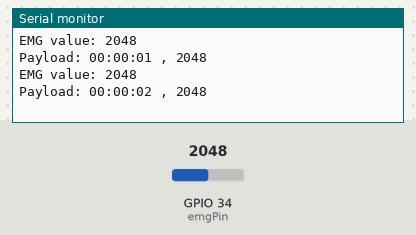
The sketch below on a simulated ESP32. Shown: the last lines printed to the serial monitor. The inputs (shaded band) are chosen by the test bench; at power-on: GPIO 34 (emgPin) = 2048 (analog values on the 0–4095 scale). WiFi joins after 1.5 s; servers stay silent unless stated; no MQTT or app messages arrive unless stated.

Above: at 2.7 s.
2.8 s: GPIO 34 (emgPin) set to 2866
At 4.1 s:
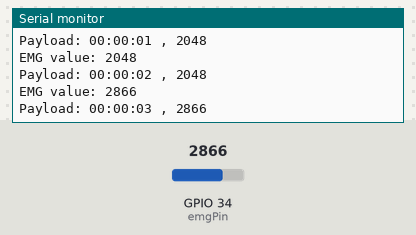
4.3 s: GPIO 34 (emgPin) set to 3603
At 5.4 s:
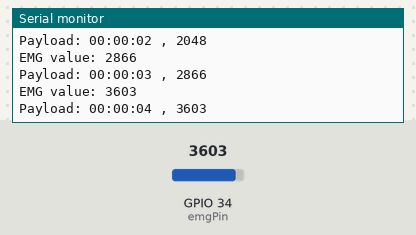
Timing chart, 0 to 7.3 s (numbered marks = the images above; inputs shaded):
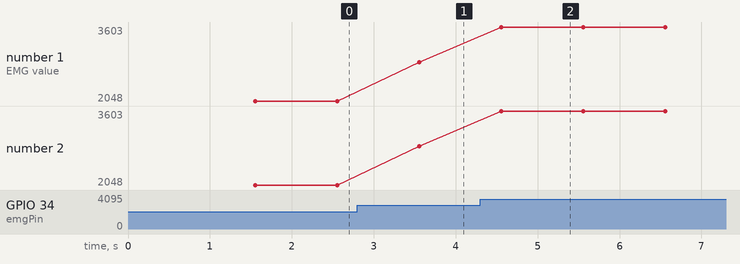

The sketch:

sketch_jun19a.ino
```cpp
#include <Arduino.h>
#include <WiFi.h>
#include <PubSubClient.h>

const char* ssid = "Moto G (5) Plus 1940";
const char* password = "anmol&me";


const char* mqtt_server = "";

WiFiClient espClient;
PubSubClient client(espClient);

const int emgPin = 34;
int emgValue = 0;

void setup() {
  // Initialize serial communication
  Serial.begin(115200);
  Serial.println("Starting setup...");

  // Connect to WiFi
  WiFi.begin(ssid, password);
  Serial.print("Connecting to WiFi");
  while (WiFi.status() != WL_CONNECTED) {
    delay(500);
    Serial.print(".");
  }
  Serial.println();
  Serial.println("WiFi connected successfully");

  // Set MQTT server
  client.setServer(mqtt_server, 1883);

  // Initialize analog read settings for EMG sensor
  analogReadResolution(12);
  analogSetAttenuation(ADC_11db);
  Serial.println("Setup complete.");
}

void reconnect() {
  // Reconnect to MQTT server if not connected
  while (!client.connected()) {
    Serial.print("Attempting MQTT connection...");
    if (client.connect("ESP32Client")) {
      Serial.println("Connected to MQTT broker");
    } else {
      Serial.print("Failed, rc=");
      Serial.print(client.state());
      Serial.println(" try again in 5 seconds");
      delay(5000);
    }
  }
}

void loop() {
  // Maintain MQTT connection
  if (!client.connected()) {
    reconnect();
  }
  client.loop();

  // Read the EMG sensor value
  emgValue = analogRead(emgPin);
  Serial.print("EMG value: ");
  Serial.println(emgValue);

  // Get the current time
  unsigned long currentMillis = millis();
  unsigned long seconds = (currentMillis / 1000) % 60;
  unsigned long minutes = (currentMillis / (1000 * 60)) % 60;
  unsigned long hours = (currentMillis / (1000 * 60 * 60)) % 24;

  // Format the timestamp as HH:MM:SS
  char timestamp[9]; // HH:MM:SS
  snprintf(timestamp, sizeof(timestamp), "%02lu:%02lu:%02lu", hours, minutes, seconds);

  // Construct the payload with formatted timestamp and EMG data
  String payload = String(timestamp) + " , " + String(emgValue);

  // Print the payload to the serial monitor
  Serial.print("Payload: ");
  Serial.println(payload);

  // Publish the payload to the MQTT topic
  client.publish("sensor/data1", (char*)payload.c_str());

  delay(1000);
}
```

Measured:
- after the input at 2.8 s, the serial monitor: prints a new line after 0.76 s (image 1)
- after the input at 4.3 s, the serial monitor: prints a new line after 0.26 s (image 2)
- plotted number 1: 2048 → 2866 after the input at 2.8 s, 2866 → 3603 after the input at 4.3 s
- plotted number 2: 2048 → 2866 after the input at 2.8 s, 2866 → 3603 after the input at 4.3 s
